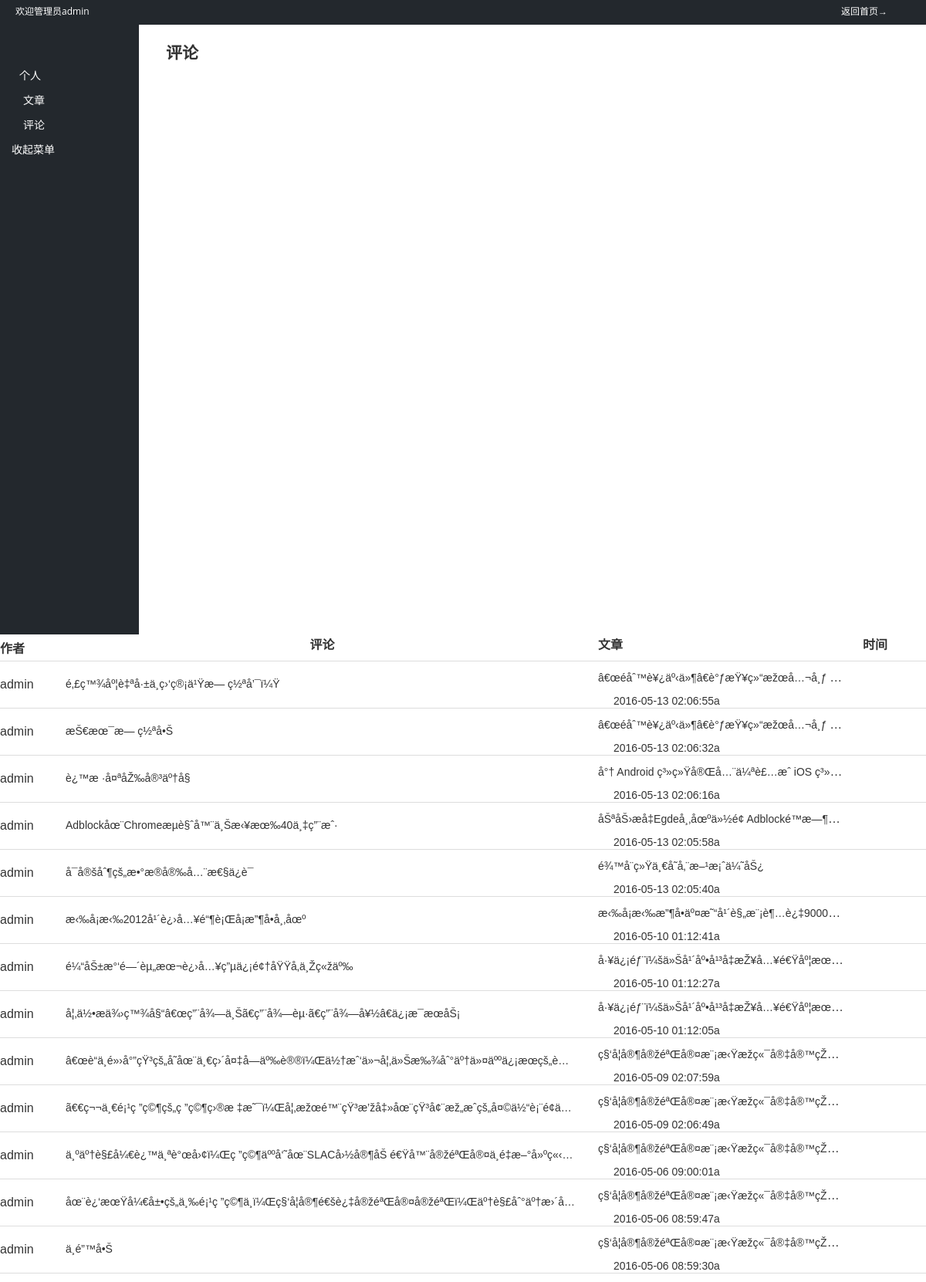
The app's page /tpl/comment_per.php (signed in) with its own data.
### tables this page shows
CREATE TABLE IF NOT EXISTS `comment` (
  `id` int(11) NOT NULL AUTO_INCREMENT,
  `title` varchar(100) NOT NULL,
  `username` varchar(30) NOT NULL,
  `comment` varchar(500) NOT NULL,
  `time` varchar(20) NOT NULL,
  PRIMARY KEY (`id`)
);

### tpl/comment_per.php (the view)
<?php
	require_once '../control/conn.php';
	require_once 'backstage.php';
	$username=$_COOKIE['username'];
	$sql_mycom="select * from comment where username='$username' order by id desc ";
	$res_mycom=mysql_query($sql_mycom);
	$row_mycom=mysql_fetch_array($res_mycom);
	$title=$row_mycom['title'];
	$sql_id="select id from passage where title='$title'";
	$res_id=mysql_query($sql_id);
	$row_id=mysql_fetch_array($res_id);
?>
<div class="comment_per">
	<h2>评论</h2>
	<table >
		<tr>
			<td width="60px">作者</td>
			<td  style="text-align: center;padding-bottom: 10px;">评论</td>
			<td style="display: inline-block;width: 343px;">文章</td>
			<td style="text-align: left;display: inline-block;">时间</td>
		</tr>
		<?php
			while($row_mycom=mysql_fetch_array($res_mycom)){
		?>
		<tr>
			<td><?php echo $row_mycom['username']; ?></td>
			<td><span  class="mycomment" ><?php echo $row_mycom['comment']; ?></span></td>
			<td class="mycom_title"><a href="content.php?id=<?php echo $row_id['id'] ?>"><?php echo $row_mycom['title']; ?></a></td>
			<td class="mycom_time"><?php echo $row_mycom['time']; ?></td>
		</tr>
		<?php } ?>
	</table>
</div>

### tpl/backstage.php (shortened to what this page needs)
<?php
	require_once "../control/conn.php";
	$username=$_COOKIE['username'];
	if(!isset($_COOKIE['username'])){
		$url='login.php';
		echo "<script  type='text/javascript'>window.location.href='$url';</script>";
	}else{
		$sql="select * from user where username='$username'";
		$result=mysql_query($sql,$conn);
		$row=mysql_fetch_array($result);
		$jur=$row['jur'];
	}
?>
<html>
<head>
<link rel="stylesheet" type="text/css" href="../css/style.css">
</head>
<body>
	<div class="back_top clearfix">
		<div class="back_top_per">
			<?php
			switch ($jur){
				case "0":
					echo "<div class='back_wel'>欢迎管理员".$username."</div>";
					break;
			}
			?>
		</div>
		<a href="../index.php"> 返回首页→</a>
	</div>
	<div class="back_middle clearfix">
		<div class="back_left clearfix" style='overflow: auto;'>
			<ul class="back_meun clearfix">
				<li>
					<div class="meun_name">
						<a href="javasrcipt:" style="margin-left:25px" >个人</a>
					</div>
				</li>
				<li>
					<div class="meun_name">
						<a href="javasrcipt:">文章</a>
					</div>
				</li>
				<li>
					<div class="meun_name">
						<a href="javasrcipt:">评论</a>
					</div>
				</li>
				<li>
					<div class="meun_name  shrink_meun">
						<a href="javasrcipt:">收起菜单</a>
					</div>
				</li>
			</ul>
		</div>
	</div>
</body>
</html>

### css/style.css (style rules this page uses)
﻿ html,body { margin:0px; padding:0px; font-size:14px; font-family:Microsoft YaHei, Geneva, sans-serif; color:#333; }
a { text-decoration:none; color:#333; }
p,ul,li,form,h1,h2,h3,h4,h5,h6,dl,dt,dd,img,div,table,td,th,input,textarea { margin:0px; padding:0px; }
table,td { border-collapse:collapse; }
ul,li,dl,dt,dd,ol { list-style:none; }
tr { padding:0 }
.clearfix:after { content:".";display:block;height:0;clear:both;visibility:hidden; }
.clearfix { zoom:1; }
.back_top { width:100%;min-width:600px;height:32px;background:#23282d;z-index:99 }
.back_top_per { color:#FFF;font: 400 12px "Open Sans",sans-serif;line-height:30px;float:left;margin-left:20px }
.back_top a { float:right;color:#FFF;font: 400 12px "Open Sans",sans-serif;line-height:30px;margin-right:50px; }
.back_middle { float: left; }
.back_left { width:180px;background:#23282d;float:left;height:95%;padding-bottom:30px;margin-right: 35px; }
.back_meun { color:#FFF;margin-top:50px }
.back_meun li { width:100%;position:relative;cursor:pointer; }
.meun_name { height:32px;text-align:left }
.meun_name a { color:#FFF;font: 400 14px "Open Sans",sans-serif;display:inline-block;margin-left:15px;line-height:32px;text-align:left }
.comment_per h2 { margin-top: 20px; }
.comment_per table { margin-top: 20px }
.comment_per table tr { border-bottom: 1px solid #ddd; }
.comment_per table tr:first-child { font-weight: 600; }
.mycomment { width: 660px;height: 45px;line-height:42px ;font-size: 14px;overflow: hidden;text-overflow:ellipsis;display: inline-block;margin: 0 30px 0 25px;white-space:nowrap; }
.mycom_title { width: 320px;height: 30px;line-height:42px ;overflow: hidden;text-overflow:ellipsis;display: inline-block;white-space:nowrap; }
.mycom_title a { font-size: 14px; }
.mycom_time { width: 175px;height: 30px;line-height:42px ;font-size: 14px;display: inline-block;margin-left: 20px; }

### records on screen
comment: username "admin", comment "é‚£ç™¾åº¦è‡ªå·±ä¸ç›‘ç®¡ä¹Ÿæ— ç½ªå’¯ï¼Ÿ", title "â€œé­åˆ™è¥¿äº‹ä»¶â€è°ƒæŸ¥ç»“æžœå…¬å¸ƒ…", time "2016-05-13 02:06:55a"
comment: username "admin", comment "æŠ€æœ¯æ— ç½ªå•Š", title "â€œé­åˆ™è¥¿äº‹ä»¶â€è°ƒæŸ¥ç»“æžœå…¬å¸ƒ…", time "2016-05-13 02:06:32a"
comment: username "admin", comment "è¿™æ ·å¤ªåŽ‰å®³äº†å§", title "å°† Android ç³»ç»Ÿå®Œå…¨ä¼ªè£…æˆ iOS ç³»…", time "2016-05-13 02:06:16a"
comment: username "admin", comment "Adblockåœ¨Chromeæµè§ˆå™¨ä¸Šæ‹¥æœ‰40ä¸‡ç”¨æˆ·", title "åŠªåŠ›æå‡Egdeå¸‚åœºä»½é¢ Adblocké™æ—¶…", time "2016-05-13 02:05:58a"
comment: username "admin", comment "å¯å®šåˆ¶çš„æ•°æ®å®‰å…¨æ€§ä¿è¯", title "é¾™å¨ç»Ÿä¸€å­˜å‚¨æ–¹æ¡ˆä¼˜åŠ¿", time "2016-05-13 02:05:40a"
comment: username "admin", comment "æ‹‰å¡æ‹‰2012å¹´è¿›å…¥é“¶è¡Œå¡æ”¶å•å¸‚åœº", title "æ‹‰å¡æ‹‰æ”¶å•äº¤æ˜“å¹´è§„æ¨¡è¶…è¿‡9000…", time "2016-05-10 01:12:41a"
comment: username "admin", comment "é¼“åŠ±æ°‘é—´èµ„æœ¬è¿›å…¥ç”µä¿¡é¢†åŸŸå‚ä¸Žç«žäº‰", title "å·¥ä¿¡éƒ¨ï¼šä»Šå¹´åº•å¹³å‡æŽ¥å…¥é€Ÿåº¦æœ…", time "2016-05-10 01:12:27a"
comment: username "admin", comment "å¦‚ä½•æä¾›ç™¾å§“â€œç”¨å¾—ä¸Šã€ç”¨å¾—èµ·ã€ç”¨å¾—å¥½â€ä¿¡æ¯æœåŠ¡", title "å·¥ä¿¡éƒ¨ï¼šä»Šå¹´åº•å¹³å‡æŽ¥å…¥é€Ÿåº¦æœ…", time "2016-05-10 01:12:05a"
comment: username "admin", comment "â€œè“ä¸é»›å°”çŸ³çš„å­˜åœ¨ä¸€ç›´å¤‡å—äº‰è®®ï¼Œä½†æˆ‘ä»¬å¦‚ä»Šæ‰¾åˆ°äº†ä»¤äººä¿¡æœçš„è…", title "ç§‘å­¦å®¶å®žéªŒå®¤æ¨¡æ‹Ÿæžç«¯å®‡å®™çŽ…", time "2016-05-09 02:07:59a"
comment: username "admin", comment "ã€€ç¬¬ä¸€é¡¹ç ”ç©¶çš„ç ”ç©¶ç›®æ ‡æ˜¯ï¼Œå¦‚æžœé™¨çŸ³æ’žå‡»åœ¨çŸ³å¢¨æž„æˆçš„å¤©ä½“è¡¨é¢ä…", title "ç§‘å­¦å®¶å®žéªŒå®¤æ¨¡æ‹Ÿæžç«¯å®‡å®™çŽ…", time "2016-05-09 02:06:49a"
comment: username "admin", comment "ä¸ºäº†è§£å¼€è¿™ä¸ªè°œå›¢ï¼Œç ”ç©¶äººå‘˜åœ¨SLACå›½å®¶åŠ é€Ÿå™¨å®žéªŒå®¤ä¸­é‡æ–°å»ºç«‹…", title "ç§‘å­¦å®¶å®žéªŒå®¤æ¨¡æ‹Ÿæžç«¯å®‡å®™çŽ…", time "2016-05-06 09:00:01a"
comment: username "admin", comment "åœ¨è¿‘æœŸå¼€å±•çš„ä¸‰é¡¹ç ”ç©¶ä¸­ï¼Œç§‘å­¦å®¶é€šè¿‡å®žéªŒå®¤å®žéªŒï¼Œäº†è§£åˆ°äº†æ›´å…", title "ç§‘å­¦å®¶å®žéªŒå®¤æ¨¡æ‹Ÿæžç«¯å®‡å®™çŽ…", time "2016-05-06 08:59:47a"
comment: username "admin", comment "ä¸é”™å•Š", title "ç§‘å­¦å®¶å®žéªŒå®¤æ¨¡æ‹Ÿæžç«¯å®‡å®™çŽ…", time "2016-05-06 08:59:30a"

### other values on screen
$username "admin"
